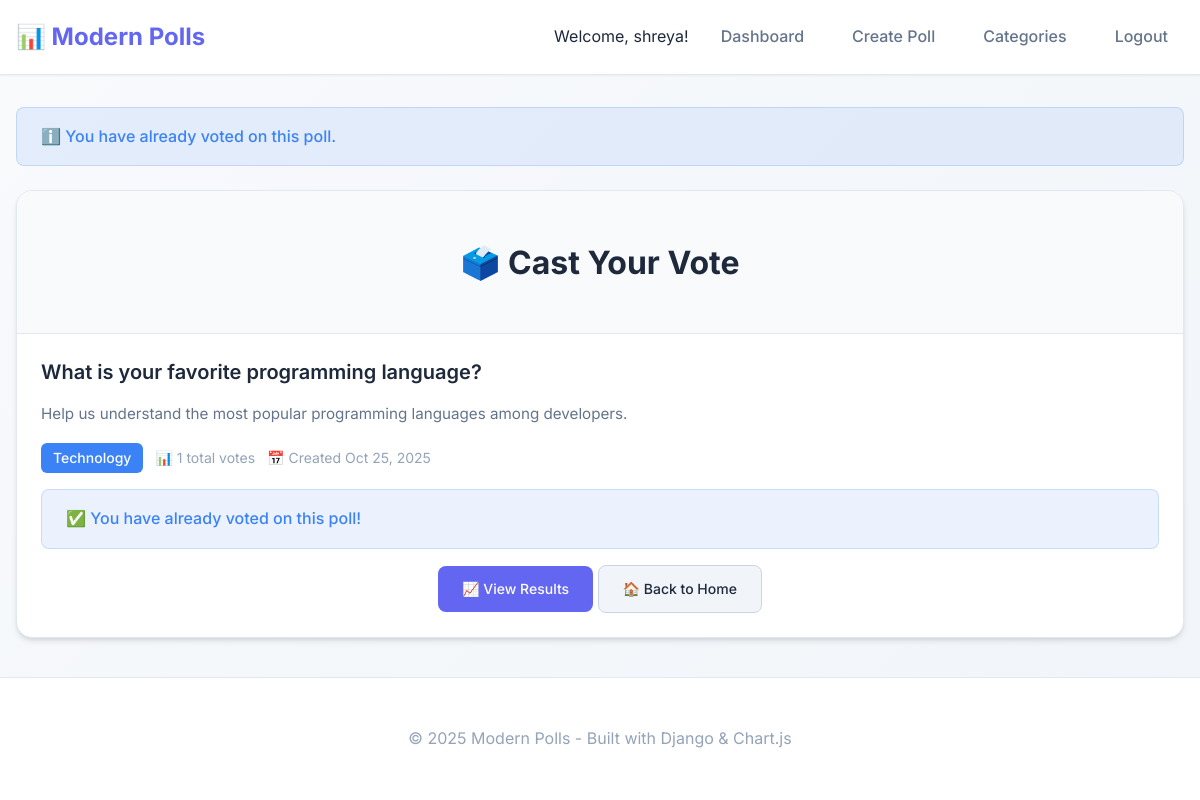
Page /view/1/ (signed in) on the committed database.
### pollapp/models.py (models this page shows, shortened)
class PollModel(models.Model):
    STATUS_CHOICES = [
        ('active', 'Active'),
        ('closed', 'Closed'),
        ('draft', 'Draft'),
    ]
    question = models.TextField(validators=[MinLengthValidator(10)])
    description = models.TextField(blank=True, help_text="Optional description for the poll")
    op1 = models.CharField(max_length=100)
    op2 = models.CharField(max_length=100)
    op3 = models.CharField(max_length=100)
    op1c = models.IntegerField(default=0)
    op2c = models.IntegerField(default=0)
    op3c = models.IntegerField(default=0)
    category = models.ForeignKey(Category, on_delete=models.SET_NULL, null=True, blank=True)
    created_by = models.ForeignKey(User, on_delete=models.CASCADE, related_name='created_polls')
    created_at = models.DateTimeField(auto_now_add=True)
    updated_at = models.DateTimeField(auto_now=True)
    expires_at = models.DateTimeField(null=True, blank=True)
    status = models.CharField(max_length=10, choices=STATUS_CHOICES, default='active')
    is_anonymous = models.BooleanField(default=False)
    class Meta:
        ordering = ['-created_at']
    @property
    def total_votes(self):
        return self.op1c + self.op2c + self.op3c
    @property
    def is_expired(self):
        if self.expires_at:
            return timezone.now() > self.expires_at
        return False
    @property
    def is_active(self):
        return self.status == 'active' and not self.is_expired

class Category(models.Model):
    name = models.CharField(max_length=50, unique=True)
    description = models.TextField(blank=True)
    color = models.CharField(max_length=7, default='#6366f1')  # Hex color code

### pollapp/views.py (the view, shortened to what this page needs)
# urls.py: path("view/<int:poll_id>/", view, name="view"),
@login_required
def view(request, poll_id):
    poll = get_object_or_404(PollModel, id=poll_id)
    if not poll.is_active:
        messages.warning(request, "This poll is no longer active.")
        return redirect("home")
    analytics, created = PollAnalytics.objects.get_or_create(poll=poll)
    analytics.views_count += 1
    analytics.save()
    try:
        vote_record = VoteRecord.objects.get(user=request.user, poll=poll)
        messages.info(request, "You have already voted on this poll.")
        return render(request, "view.html", {"poll": poll, "has_voted": True, "user_choice": vote_record.choice})
    except VoteRecord.DoesNotExist:
        pass

### pollapp/templates/view.html (shortened to what this page needs)
{% extends 'base.html' %}
{% block content %}
<div class="fade-in">
  <div class="card">
    <div class="card-header">
      <h1 class="text-center mb-0">🗳️ Cast Your Vote</h1>
    </div>
    <div class="card-body">
      <div class="poll-question mb-4">{{ poll.question }}</div>
      {% if poll.description %}
        <div class="poll-description mb-4">{{ poll.description }}</div>
      {% endif %}
      <div class="poll-meta mb-4">
        {% if poll.category %}
          <span class="poll-category" style="background-color: {{ poll.category.color }}">
            {{ poll.category.name }}
          </span>
        {% endif %}
        <span class="poll-stats">
          📊 {{ poll.total_votes }} total votes
        </span>
        <span class="poll-stats">
          📅 Created {{ poll.created_at|date:"M d, Y" }}
        </span>
      </div>
      {% if has_voted %}
        <div class="message message-info mb-4">
          ✅ You have already voted on this poll!
        </div>
        <div class="text-center">
          <a href="{% url 'result' poll.id %}" class="btn btn-primary">
            📈 View Results
          </a>
          <a href="{% url 'home' %}" class="btn btn-secondary">
            🏠 Back to Home
          </a>
        </div>
      {% endif %}
    </div>
  </div>
</div>
{% endblock %}

### templates/base.html (shortened to what this page needs)
{% load static %}
<!DOCTYPE html>
<html lang="en">
<head>
  <link rel="stylesheet" href="{% static 'css/style.css' %}">
</head>
<body>
  <div class="site">
    <header>
      <div class="container">
        <div class="header-content">
          <a class="brand" href="{% url 'home' %}">
            📊 Modern Polls
          </a>
          <nav class="nav">
            {% if user.is_authenticated %}
              <span class="text-secondary">Welcome, {{ user.username }}!</span>
              {% if user.is_superuser %}
                <a href="{% url 'dashboard' %}">Dashboard</a>
                <a href="{% url 'create' %}">Create Poll</a>
                <a href="{% url 'create_category' %}">Categories</a>
              {% endif %}
              <a href="{% url 'ulogout' %}">Logout</a>
            {% else %}
              <a href="{% url 'ulogin' %}">Login</a>
              <a href="{% url 'usignup' %}">Sign Up</a>
            {% endif %}
          </nav>
        </div>
      </div>
    </header>
    <main>
      <div class="container">
        {% if messages %}
          <div class="messages">
            {% for message in messages %}
              <div class="message message-{{ message.tags }}">
                {% if message.tags == 'info' %}ℹ️{% endif %}
                {{ message }}
              </div>
            {% endfor %}
          </div>
        {% endif %}
        {% block content %}{% endblock %}
      </div>
    </main>
    <footer>
      <div class="container">
        <p>&copy; {% now "Y" %} Modern Polls - Built with Django & Chart.js</p>
      </div>
    </footer>
  </div>
</body>
</html>

### static/css/style.css (style rules this page uses)
:root { --primary: #6366f1; --primary-dark: #4f46e5; --secondary: #8b5cf6; --success: #10b981; --warning: #f59e0b; --error: #ef4444; --info: #3b82f6; --bg-primary: #ffffff; --bg-secondary: #f8fafc; --bg-tertiary: #f1f5f9; --bg-dark: #1e293b; --text-primary: #1e293b; --text-secondary: #64748b; --text-muted: #94a3b8; --border-light: #e2e8f0; --border-medium: #cbd5e1; --shadow-sm: 0 1px 2px 0 rgb(0 0 0 / 0.05); --shadow-md: 0 4px 6px -1px rgb(0 0 0 / 0.1), 0 2px 4px -2px rgb(0 0 0 / 0.1); --shadow-lg: 0 10px 15px -3px rgb(0 0 0 / 0.1), 0 4px 6px -4px rgb(0 0 0 / 0.1); --shadow-xl: 0 20px 25px -5px rgb(0 0 0 / 0.1), 0 8px 10px -6px rgb(0 0 0 / 0.1); --radius-sm: 0.375rem; --radius-md: 0.5rem; --radius-lg: 0.75rem; --radius-xl: 1rem; --transition: all 0.2s cubic-bezier(0.4, 0, 0.2, 1); }
* { box-sizing: border-box; }
body { font-family: 'Inter', -apple-system, BlinkMacSystemFont, 'Segoe UI', Roboto, sans-serif; line-height: 1.6; color: var(--text-primary); background: linear-gradient(135deg, var(--bg-secondary) 0%, var(--bg-tertiary) 100%); margin: 0; padding: 0; min-height: 100vh; }
.container { max-width: 1200px; margin: 0 auto; padding: 0 1rem; }
.site { min-height: 100vh; display: flex; flex-direction: column; }
header { background: var(--bg-primary); border-bottom: 1px solid var(--border-light); box-shadow: var(--shadow-sm); position: sticky; top: 0; z-index: 100; }
.header-content { display: flex; justify-content: space-between; align-items: center; padding: 1rem 0; }
.brand { font-size: 1.5rem; font-weight: 700; color: var(--primary); text-decoration: none; display: flex; align-items: center; gap: 0.5rem; }
.nav { display: flex; gap: 1rem; align-items: center; }
.nav a { color: var(--text-secondary); text-decoration: none; font-weight: 500; padding: 0.5rem 1rem; border-radius: var(--radius-md); transition: var(--transition); }
main { flex: 1; padding: 2rem 0; }
.card { background: var(--bg-primary); border-radius: var(--radius-xl); box-shadow: var(--shadow-md); border: 1px solid var(--border-light); overflow: hidden; transition: var(--transition); }
.card-header { padding: 1.5rem; border-bottom: 1px solid var(--border-light); background: var(--bg-secondary); }
.card-body { padding: 1.5rem; }
.poll-question { font-size: 1.25rem; font-weight: 600; color: var(--text-primary); margin-bottom: 0.75rem; line-height: 1.4; }
.poll-description { color: var(--text-secondary); margin-bottom: 1rem; font-size: 0.95rem; }
.poll-meta { display: flex; flex-wrap: wrap; gap: 0.75rem; margin-bottom: 1rem; font-size: 0.875rem; }
.poll-category { background: var(--primary); color: white; padding: 0.25rem 0.75rem; border-radius: var(--radius-sm); font-weight: 500; }
.poll-stats { color: var(--text-muted); display: flex; align-items: center; gap: 0.25rem; }
.btn { display: inline-flex; align-items: center; justify-content: center; gap: 0.5rem; padding: 0.75rem 1.5rem; border: none; border-radius: var(--radius-md); font-weight: 500; font-size: 0.875rem; text-decoration: none; cursor: pointer; transition: var(--transition); white-space: nowrap; }
.btn-primary { background: var(--primary); color: white; }
.btn-secondary { background: var(--bg-tertiary); color: var(--text-primary); border: 1px solid var(--border-medium); }
.messages { margin-bottom: 1.5rem; }
.message { padding: 1rem 1.5rem; border-radius: var(--radius-md); margin-bottom: 0.75rem; font-weight: 500; display: flex; align-items: center; gap: 0.5rem; }
.message-info { background: rgb(59 130 246 / 0.1); color: var(--info); border: 1px solid rgb(59 130 246 / 0.2); }
footer { background: var(--bg-primary); border-top: 1px solid var(--border-light); padding: 2rem 0; text-align: center; color: var(--text-muted); margin-top: auto; }
.fade-in { animation: fadeIn 0.5s ease-out; }
.text-center { text-align: center; }
.mb-4 { margin-bottom: 1rem; }

### rows in the picture
PollModel: question "What is your favorite programming language?", description "Help us understand the most popular programming languages among developers.", category.name "Technology", total_votes "1", created_at "Oct 25, 2025"

### other values in the picture
{{ user.username }} "shreya"
{{ message }} "You have already voted on this poll."
